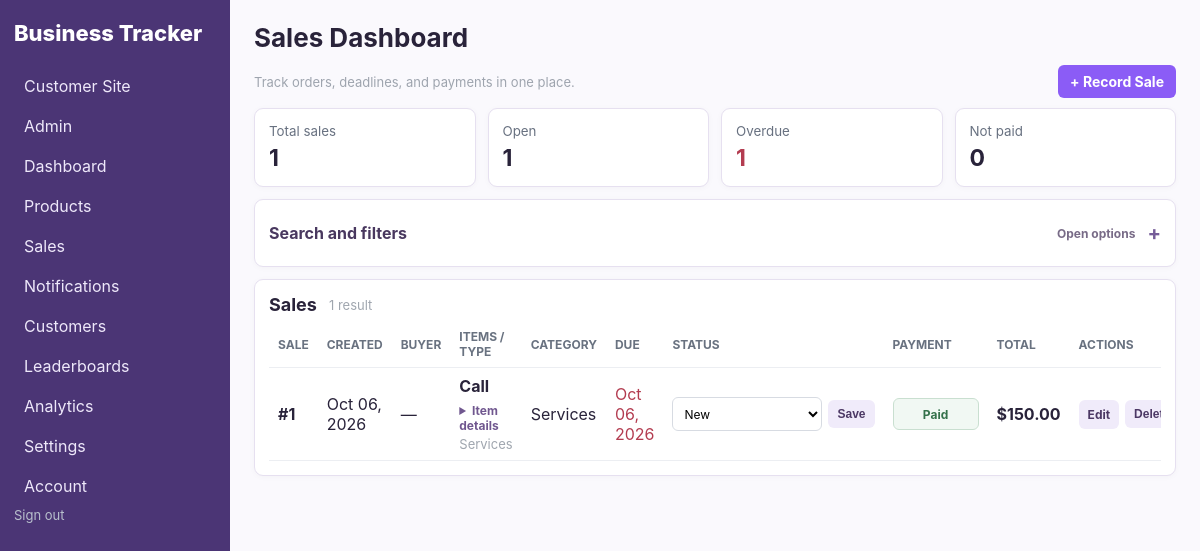
Page /sales (signed in) on the committed database.
### models.py (models this page shows)
class Sale(db.Model):
    id = db.Column(db.Integer, primary_key=True)
    owner_id = db.Column(db.Integer, db.ForeignKey('creator_account.id'), nullable=False)
    sale_date = db.Column(db.DateTime, default=datetime.utcnow, nullable=False)
    created_at = db.Column(db.DateTime, default=datetime.utcnow, nullable=False)
    due_date = db.Column(db.Date)
    sale_category = db.Column(db.String(120))
    status = db.Column(db.String(30), nullable=False, default='New')
    paid = db.Column(db.Boolean, nullable=False, default=False)
    customer_id = db.Column(db.Integer, db.ForeignKey('customer.id'))
    store_customer_id = db.Column(db.Integer, db.ForeignKey('store_customer.id'))
    platform_id = db.Column(db.Integer, db.ForeignKey('platform.id'))
    payment_method_id = db.Column(db.Integer, db.ForeignKey('payment_method.id'))
    payment_detail = db.Column(db.String(255))
    stripe_checkout_session_id = db.Column(db.String(255), unique=True)
    stripe_payment_intent_id = db.Column(db.String(255))
    total_amount = db.Column(db.Numeric(12,2), default=0)
    notes = db.Column(db.Text)
    version_id = db.Column(db.Integer, nullable=False, default=1)
    __table_args__ = (
        db.Index('ix_sale_owner_created', 'owner_id', 'created_at', 'id'),
        db.Index('ix_sale_owner_due', 'owner_id', 'due_date'),
        db.Index('ix_sale_owner_status_paid', 'owner_id', 'status', 'paid'),
        db.Index('ix_sale_owner_customer', 'owner_id', 'customer_id'),
    )
    __mapper_args__ = {'version_id_col': version_id}
    platform = db.relationship('Platform')
    payment_method = db.relationship('PaymentMethod')
    store_customer = db.relationship('StoreCustomer', back_populates='sales')
    items = db.relationship('SaleItem', backref='sale', cascade='all, delete-orphan', lazy=True)

class Product(db.Model):
    id = db.Column(db.Integer, primary_key=True)
    owner_id = db.Column(db.Integer, db.ForeignKey('creator_account.id'), nullable=False)
    name = db.Column(db.String(160), nullable=False)
    description = db.Column(db.Text)
    base_price = db.Column(db.Numeric(12,2), default=0)
    active = db.Column(db.Boolean, default=True)
    is_public = db.Column(db.Boolean, nullable=False, default=True)
    category_id = db.Column(db.Integer, db.ForeignKey('category.id'))
    created_at = db.Column(db.DateTime, default=datetime.utcnow)
    version_id = db.Column(db.Integer, nullable=False, default=1)
    __table_args__ = (
        db.UniqueConstraint('owner_id', 'name', name='uq_product_owner_name'),
        db.Index('ix_product_owner_active_name', 'owner_id', 'active', 'name'),
    )
    __mapper_args__ = {'version_id_col': version_id}
    fields = db.relationship('ProductField', backref='product', cascade='all, delete-orphan', lazy=True)
    addons = db.relationship('ProductAddon', backref='product', cascade='all, delete-orphan', lazy=True)
    bundles = db.relationship('ProductBundle', backref='product', cascade='all, delete-orphan', lazy=True)
    tags = db.relationship('ProductTag', secondary=product_tag_link, back_populates='products')
    items = db.relationship('SaleItem', backref='product', lazy=True)

class Category(db.Model):
    id = db.Column(db.Integer, primary_key=True)
    owner_id = db.Column(db.Integer, db.ForeignKey('creator_account.id'), nullable=False)
    name = db.Column(db.String(120), nullable=False)
    description = db.Column(db.Text)
    version_id = db.Column(db.Integer, nullable=False, default=1)
    __table_args__ = (db.UniqueConstraint('owner_id', 'name', name='uq_category_owner_name'),)
    __mapper_args__ = {'version_id_col': version_id}
    products = db.relationship('Product', backref='category', lazy=True)

### app.py (the view, shortened to what this page needs)
@app.route('/sales')
def sales():
    today = date.today()
    query = request.args.get('q', '').strip()
    status_filter = request.args.get('status', '')
    paid_filter = request.args.get('paid', '')
    category_filter = request.args.get('category', '').strip()
    product_type_id = request.args.get('product_type', type=int)
    product_tag_id = request.args.get('tag', type=int)
    addon_id = request.args.get('addon', type=int)
    bundle_id = request.args.get('bundle', type=int)
    field_id = request.args.get('field', type=int)
    has_addons_filter = request.args.get('has_addons', '')
    due_state_filter = request.args.get('due_state', '')
    sort = request.args.get('sort', 'created_desc')
    sale_query = Sale.query.filter(Sale.owner_id == g.creator.id)
    if status_filter in SALE_STATUSES:
        sale_query = sale_query.filter(Sale.status == status_filter)
    if paid_filter == 'paid':
        sale_query = sale_query.filter(Sale.paid.is_(True))
    elif paid_filter == 'unpaid':
        sale_query = sale_query.filter(Sale.paid.is_(False))
    if category_filter:
        sale_query = sale_query.filter(Sale.sale_category == category_filter)
    if product_type_id:
        sale_query = sale_query.filter(Sale.items.any(
            SaleItem.product.has(Product.category_id == product_type_id)
        ))
    if product_tag_id:
        sale_query = sale_query.filter(Sale.items.any(
            SaleItem.product.has(Product.tags.any(ProductTag.id == product_tag_id))
        ))
    if addon_id:
        sale_query = sale_query.filter(Sale.items.any(
            SaleItem.addons.any(SaleItemAddon.product_addon_id == addon_id)
        ))
    if bundle_id:
        sale_query = sale_query.filter(Sale.items.any(SaleItem.bundle_id == bundle_id))
    if field_id:
        sale_query = sale_query.filter(Sale.items.any(
            SaleItem.fields.any(SaleItemField.product_field_id == field_id)
        ))
    if has_addons_filter == 'yes':
        sale_query = sale_query.filter(Sale.items.any(SaleItem.addons.any()))
    elif has_addons_filter == 'no':
        sale_query = sale_query.filter(~Sale.items.any(SaleItem.addons.any()))
    active_sale_statuses = Sale.status.notin_(('Completed', 'Canceled'))
    if due_state_filter == 'due_today':
        sale_query = sale_query.filter(Sale.due_date == today, active_sale_statuses)
    elif due_state_filter == 'overdue':
        sale_query = sale_query.filter(
            Sale.due_date < today, active_sale_statuses
        )
    elif due_state_filter == 'on_schedule':
        sale_query = sale_query.filter(Sale.due_date > today, active_sale_statuses)
    product_type_name = db.session.query(Category.name).select_from(SaleItem).join(
        Product, Product.id == SaleItem.product_id
    ).outerjoin(Category, Category.id == Product.category_id).filter(
        SaleItem.sale_id == Sale.id
    ).order_by(Product.name).limit(1).scalar_subquery()
    sale_type = func.coalesce(Sale.sale_category, product_type_name)
    sort_options = {
        'created_asc': (Sale.created_at.asc(), Sale.id.asc()),
        'created_desc': (Sale.created_at.desc(), Sale.id.desc()),
        'due_asc': (Sale.due_date.asc().nullslast(), Sale.id.desc()),
        'due_desc': (Sale.due_date.desc().nullslast(), Sale.id.desc()),
        'type_asc': (sale_type.asc().nullslast(), Sale.id.desc()),
        'type_desc': (sale_type.desc().nullslast(), Sale.id.desc()),
        'price_asc': (Sale.total_amount.asc(), Sale.id.desc()),
        'price_desc': (Sale.total_amount.desc(), Sale.id.desc()),
    }
    if sort not in sort_options:
        sort = 'created_desc'
    active_filter_count = sum(bool(value) for value in (
        query, status_filter, paid_filter, category_filter, product_type_id,
        product_tag_id, addon_id, bundle_id, field_id, has_addons_filter, due_state_filter,
    )) + (sort != 'created_desc')
    sale_query = sale_query.options(
        joinedload(Sale.customer),
        selectinload(Sale.items).joinedload(SaleItem.product).joinedload(Product.category),
        selectinload(Sale.items).joinedload(SaleItem.product).selectinload(Product.tags),
        selectinload(Sale.items).joinedload(SaleItem.bundle),
        selectinload(Sale.items).selectinload(SaleItem.addons).joinedload(SaleItemAddon.product_addon),
        selectinload(Sale.items).selectinload(SaleItem.fields).joinedload(SaleItemField.product_field),
    )
    pagination = sale_query.order_by(*sort_options[sort]).paginate(
        page=max(request.args.get('page', 1, type=int), 1), per_page=50, error_out=False
    )
    previous_url = None
    next_url = None
    page_filters = request.args.to_dict()
    if pagination.has_prev:
        previous_url = url_for('sales', **{**page_filters, 'page': pagination.prev_num})
    if pagination.has_next:
        next_url = url_for('sales', **{**page_filters, 'page': pagination.next_num})
    active_status = Sale.status.notin_(('Completed', 'Canceled'))
    summary_row = db.session.query(
        func.count(Sale.id).label('total'),
        func.coalesce(func.sum(case((active_status, 1), else_=0)), 0).label('open'),
        func.coalesce(func.sum(case((
            (Sale.due_date < today) & active_status, 1,
        ), else_=0)), 0).label('overdue'),
        func.coalesce(func.sum(case((Sale.paid.is_(False), 1), else_=0)), 0).label('unpaid'),
    ).filter(Sale.owner_id == g.creator.id).one()
    summary = {
        'total': summary_row.total,
        'open': summary_row.open,
        'overdue': summary_row.overdue,
        'unpaid': summary_row.unpaid,
    }
    categories = [row[0] for row in db.session.query(Sale.sale_category).filter(
        Sale.owner_id == g.creator.id, Sale.sale_category.isnot(None)
    ).distinct().order_by(Sale.sale_category).all()]
    product_types = Category.query.join(Product, Product.category_id == Category.id).distinct().order_by(Category.name).all()
    product_tags = ProductTag.query.filter(
        ProductTag.products.any(Product.owner_id == g.creator.id)
    ).order_by(ProductTag.name).all()
    addons = ProductAddon.query.options(joinedload(ProductAddon.product)).join(Product).filter(
        Product.owner_id == g.creator.id, ProductAddon.active.is_(True)
    ).order_by(ProductAddon.name).all()
    bundles = ProductBundle.query.options(joinedload(ProductBundle.product)).join(Product).filter(
        Product.owner_id == g.creator.id, ProductBundle.active.is_(True)
    ).order_by(ProductBundle.name).all()
    trackable_fields = ProductField.query.options(joinedload(ProductField.product)).join(Product).filter(
        Product.owner_id == g.creator.id
    ).order_by(ProductField.name).all()
    return render_template(
        'sales/list.html', sales=pagination.items, pagination=pagination, summary=summary,
        sale_statuses=SALE_STATUSES, categories=categories, product_types=product_types,
        addons=addons, bundles=bundles, trackable_fields=trackable_fields,
        product_tags=product_tags,
        filters=request.args.to_dict(), query=query, status_filter=status_filter,
        paid_filter=paid_filter, category_filter=category_filter,
        product_type_filter=product_type_id, product_tag_filter=product_tag_id,
        addon_filter=addon_id, bundle_filter=bundle_id,
        field_filter=field_id, has_addons_filter=has_addons_filter,
        due_state_filter=due_state_filter, active_filter_count=active_filter_count,
        sort=sort, today=today,
        previous_url=previous_url, next_url=next_url,
    )

### templates/sales/list.html (shortened to what this page needs)
{% extends 'base.html' %}
{% block heading %}Sales Dashboard{% endblock %}
{% block content %}
<div class="sales-toolbar"><p class="muted">Track orders, deadlines, and payments in one place.</p><a class="button" href="{{url_for('sale_new')}}">+ Record Sale</a></div>
<section class="cards sales-summary">
	<div><small>Total sales</small><strong>{{summary.total}}</strong></div>
	<div><small>Open</small><strong>{{summary.open}}</strong></div>
	<div class="{{'summary-overdue' if summary.overdue else ''}}"><small>Overdue</small><strong>{{summary.overdue}}</strong></div>
	<div><small>Not paid</small><strong>{{summary.unpaid}}</strong></div>
</section>
<section class="panel sales-filter-panel">
	<details class="sales-filter-disclosure" {% if active_filter_count %}open{% endif %}>
		<summary><span>Search and filters</span><span class="sales-filter-count">{{active_filter_count ~ ' active' if active_filter_count else 'Open options'}}</span></summary>
	</details>
</section>
<section class="panel sales-table-panel">
	<div class="sales-results-heading"><h2>Sales</h2><span class="muted">{{pagination.total}} result{{'' if pagination.total == 1 else 's'}}</span></div>
	<div class="table-scroll">
		<table class="sales-table">
			<thead><tr><th>Sale</th><th>Created</th><th>Buyer</th><th>Items / type</th><th>Category</th><th>Due</th><th>Status</th><th>Payment</th><th>Total</th><th>Actions</th></tr></thead>
			<tbody>
				{% for s in sales %}
				{% set product_type = namespace(name='') %}
				{% for item in s.items %}{% if not product_type.name and item.product.category %}{% set product_type.name = item.product.category.name %}{% endif %}{% endfor %}
				<tr>
					<td><strong>#{{s.id}}</strong></td>
					<td>{{s.created_at.strftime('%b %d, %Y')}}</td>
					<td>{{s.customer.name if s.customer else '—'}}</td>
					<td class="sales-item-summary">
						{% if s.items %}<strong>{{s.items[0].product.name}}</strong>{% if s.items|length > 1 %}<small class="muted">+{{s.items|length - 1}} more item{{'s' if s.items|length > 2 else ''}}</small>{% endif %}{% else %}—{% endif %}
						<details class="sales-line-details">
							<summary>Item details</summary>
						</details>
						<small class="muted">{{product_type.name or 'Uncategorized'}}</small>
					</td>
					<td>{{s.sale_category or product_type.name or '—'}}</td>
					<td>{% if s.due_date %}<span class="{{'sales-overdue' if s.due_date < today and s.status not in ('Completed', 'Canceled') else ''}}">{{s.due_date.strftime('%b %d, %Y')}}</span>{% else %}—{% endif %}</td>
					<td>
						<form class="sales-status-form" method="post" action="{{url_for('sale_status_update', id=s.id)}}">
							<select name="status" aria-label="Status for sale {{s.id}}">{% for option in sale_statuses %}<option value="{{option}}" {{'selected' if s.status == option else ''}}>{{option}}</option>{% endfor %}</select>
							<button class="button secondary">Save</button>
						</form>
					</td>
					<td>
						<form method="post" action="{{url_for('sale_paid_toggle', id=s.id)}}">
							<button class="payment-toggle {{'is-paid' if s.paid else 'is-unpaid'}}">{{'Paid' if s.paid else 'Mark paid'}}</button>
						</form>
					</td>
					<td><strong>{{money(s.total_amount)}}</strong></td>
					<td><div class="sales-row-actions"><a class="button secondary" href="{{url_for('sale_edit', id=s.id)}}">Edit</a><form method="post" action="{{url_for('sale_delete', id=s.id)}}" onsubmit="return confirm('Remove sale #{{s.id}}?')"><input type="hidden" name="version_id" value="{{s.version_id}}"><button class="button secondary danger">Delete</button></form></div></td>
				</tr>
				{% else %}<tr><td colspan="10" class="sales-empty">No sales match these filters.</td></tr>{% endfor %}
			</tbody>
		</table>
	</div>
</section>
{% endblock %}

### rows in the picture
Sale: id "1", created_at "Oct 06, 2026", customer "—", name "Call", sale_category.name "Services", due_date "Oct 06, 2026", status "New", paid "Paid", total_amount "$150.00"
Category: name "Services"

### other values in the picture
{{ summary.total }} "1"
{{ summary.open }} "1"
{{ summary.overdue }} "1"
{{ summary.unpaid }} "0"
{{ pagination.total }} "1"
